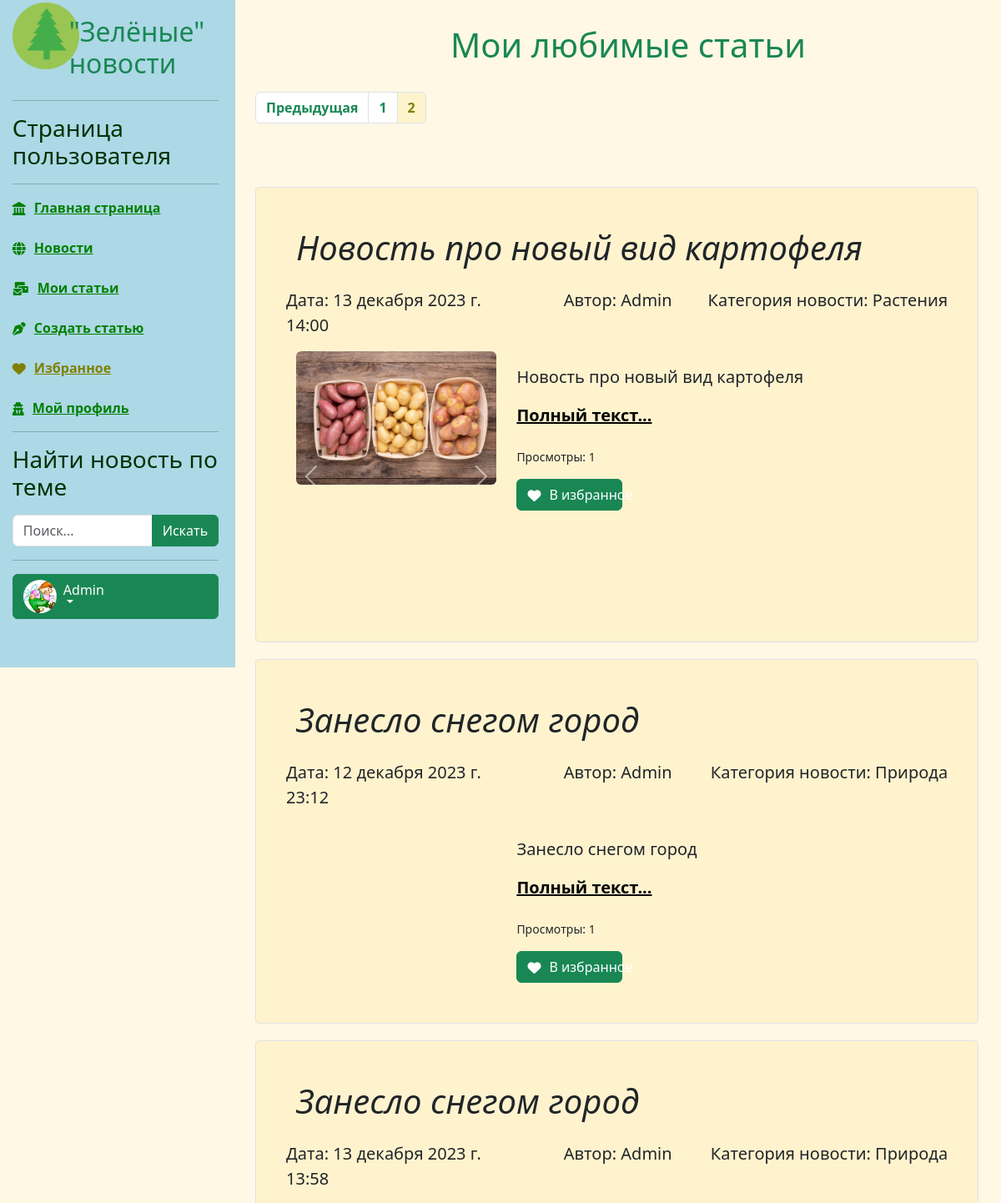
Before: /users/favarticles?page=2 (signed in, upper part) with the older database file.
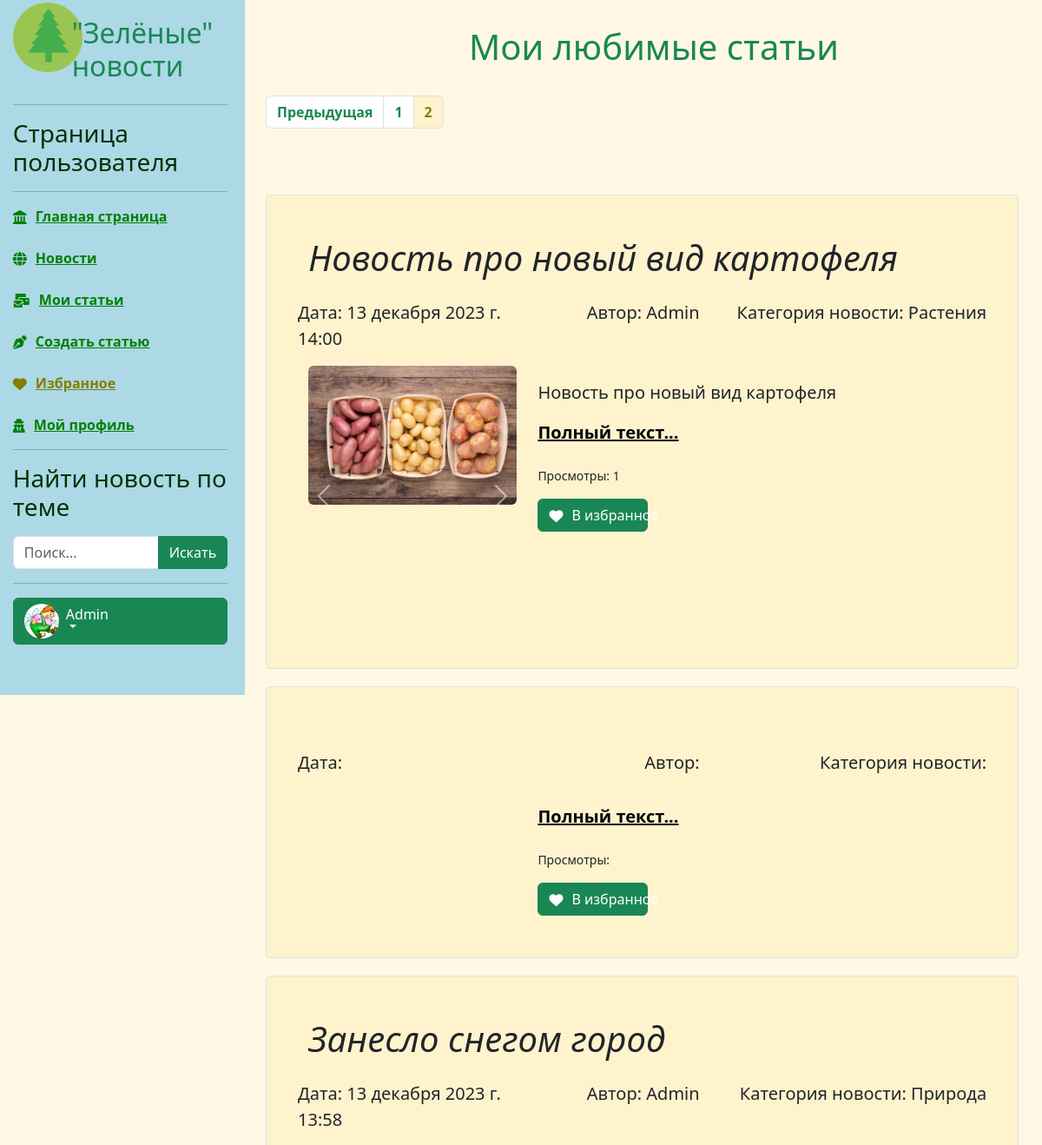
After: the same page with the newer database file.
### users/models.py (models this page shows)
class FavoriteArticle(models.Model):
    user = models.ForeignKey(User,on_delete=models.SET_NULL,null=True)
    article = models.ForeignKey(Article,on_delete=models.SET_NULL,null=True)
    create_at=models.DateTimeField(auto_now_add=True)

### news/models.py (models this page shows, shortened)
class Article(models.Model):
    categories = (('A', 'Животные'),
                  ('P', 'Растения'),
                  ('M', 'Микромир'),
                  ('W', 'Вода'),
                  ('N', 'Природа'))
    author = models.ForeignKey(User, on_delete=models.SET_NULL, null=True)
    title = models.CharField('Название', max_length=50, default='') #указывать длину обязательно#
    anouncement = models.TextField('Аннотация', max_length=250) #можно не указывать длину#
    text = models.TextField('Текст новости')
    date = models.DateTimeField('Дата публикации', auto_now=True) # auto_now=True - автоизменение новости auto_create=True - автосоздание новости#
    category = models.CharField(choices=categories, max_length=20, verbose_name='Категории')
    tags = models.ManyToManyField( to=Tag, blank=True, verbose_name='Теги')
    status = models.BooleanField(default=True)
    objects = models.Manager()
    published = PublishedToday()
    def get_views(self):
        return self.views.count()
    class Meta:
        ordering = ['title','date']
        verbose_name= 'Новость'
        verbose_name_plural='Новости'
    def get_absolute_url(self):
        return f'/news/{self.id}' # еще допускается ключ pk#
    class Meta:
        ordering = ['date','title']
        verbose_name ='Новость'
        verbose_name_plural ='Новости'

### users/views.py (the view)
# urls.py: path('favarticles', views.favorites_articles, name='favorites_articles'),
def favorites_articles(request):
    bookmark = FavoriteArticle.objects.filter(user=request.user)
    total = len(bookmark)
    p = Paginator(bookmark,4)
    page_number = request.GET.get('page')
    page_obj = p.get_page(page_number)
    context = {'articles': page_obj, 'total':total,}
    return render(request, 'users/favorites_articles.html', context)

### users/templatetags/users_extras.py (called while the page is built)
@register.filter(name="has_group")
def has_group(user,group_name):
    return user.groups.filter(name=group_name).exists()

### users/templates/users/favorites_articles.html (shortened to what the changed rows need)
{% extends 'main/base.html' %}
{% load static %}
{% load bootstrap5 %}
{% block sidebar %} {% include 'users/user_panel.html' %} {% endblock %}
{% block content %}
<div class="row">
    <div class="text-center" style="margin-top:30px;">
        <h1 class="text-success">Мои любимые статьи</h1><br/>
    </div>
    <div class="content_center">
        {% if articles|length != 0 %}
        <br/>
        {% for article in articles %}
        <div class="single_news bg-warning bg-opacity-10">
            <div class="p-4 p-md-5 border rounded">
                <h1 class="display-6 fst-italic"> {{ article.article.title }}</h1>
                <div class="row">
                    <div class="col-md-4 lead px-0 my-3">Дата: {{ article.article.date }}</div>
                    <div class="col-md-3 lead px-0 my-3 text-end">Автор: {{ article.article.author }}</div>
                    <div class="col-md-5 lead px-0 my-3 text-end">Категория новости: {{ article.article.get_category_display }}
                    </div>
                </div>
                <div class="row">
                    <div class="col-4 ">
                    </div>
                    <div class="col-8 ">
                        <p class="lead my-3">{{ article.article.anouncement }}</p>
                        <p class="lead mb-0"><a href="{{ article.article.get_absolute_url }}" class="text-black fw-bold">Полный
                            текст...</a></p>
                        <br/>
                        <p><small>Просмотры: {{ article.article.get_views }}</small></p>
                        <a class="btn btn-success text-start col-3" href="{% url 'favorites' article.pk %}">
                            <i class="fa-solid fa-heart menu-icon"></i>
                            <div class="d-none d-lg-block"> В избранное</div>
                        </a>
                    </div>
                </div>
            </div>
        </div>
        {% endfor %}
        {% endif %}
    </div>
{% endblock %}

Changed rows visible on the page:
changed FavoriteArticle (number 2 of 3 on the later page): article "Занесло снегом город" → (not shown); article "12 декабря 2023 г. 23:12" → (not shown); article.author "Admin" → (not shown); article.category "Природа" → (not shown); article.anouncement "Занесло снегом город" → (not shown); article.get_views "1" → (not shown)
